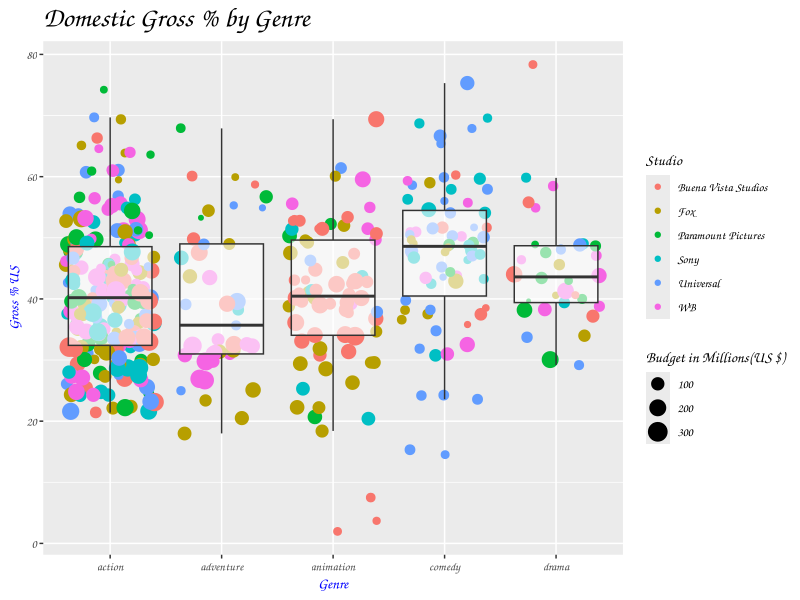

Reproduce this figure in R.
## ---- chunk 1
library(ggplot2)
## ---- chunk 2
movie.hw <- read.csv("Section6-Homework-Data.csv")
## ---- chunk 3
head(movie.hw)

tail(movie.hw)

str(movie.hw)

colnames(movie.hw)

summary(movie.hw)

levels(movie.hw$Genre)

levels(movie.hw$Studio)
## ---- chunk 4
#Filter for Genre
filter1 <- (movie.hw$Genre == "action") | (movie.hw$Genre == "adventure") |
  (movie.hw$Genre == "animation") | (movie.hw$Genre == "comedy") |
  (movie.hw$Genre == "drama")

#Filter for Studio
filter2 <- (movie.hw$Studio == "Buena Vista Studios") | (movie.hw$Studio == "WB") |
  (movie.hw$Studio == "Fox") | (movie.hw$Studio == "Universal") | (movie.hw$Studio=="Sony")|
  (movie.hw$Studio == "Paramount Pictures")

#New DataFrame
movie.hw2 <- movie.hw[filter1 & filter2,]

head(movie.hw2)

#Visualizing the Data

d <- ggplot(data=movie.hw2,aes(x=Genre,y=Gross...US))

f <- d +geom_jitter(aes(size= Budget...mill.,color=Studio)) + 
  geom_boxplot(alpha=0.6, outlier.colour = NA)

final <- f + xlab("Genre") +
             ylab("Gross % US") +
             ggtitle("Domestic Gross % by Genre") +
             theme(text = element_text(family = "Comic Sans MS"),
             axis.title = element_text(color = "Blue"),
             plot.title = element_text(size = 20))

final$labels$size = "Budget in Millions(US $)"

final
